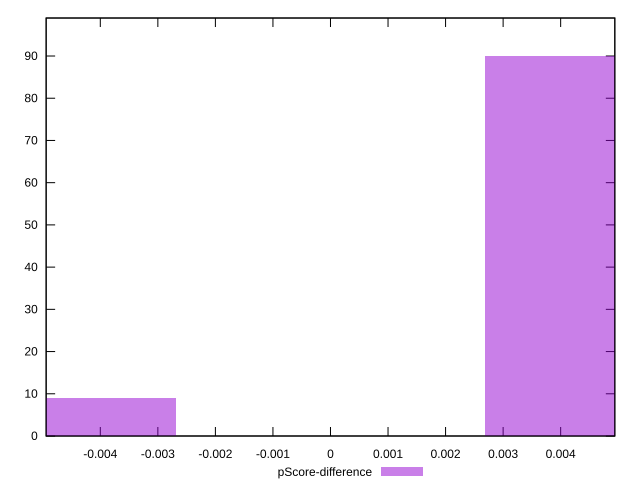

This chart was generated by the following gnuplot code:
reset

$pScoreDifference <<EOF
0.0053679684917232505 90
-0.0053679684917232505 9
EOF

set key outside below
set boxwidth 0.0053679684917232505
set xrange [-0.004941176470588282:0.004941176470588227]
set yrange [0:99]
set trange [0:99]
set style fill transparent solid 0.5 noborder
set terminal svg size 640, 490 enhanced background rgb 'white'
set output "reports/report_00030_2021-02-24T20-42-31.540Z/uses-rel-preload/samples/card/pScore-difference/histogram.svg"

plot $pScoreDifference title "pScore-difference" with boxes

reset
